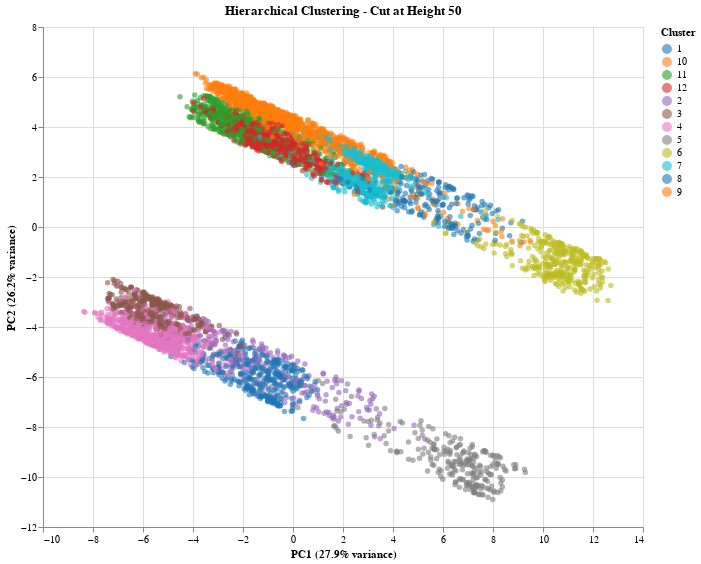

Source (notebook cell):
### Markdown cell above
### **Step 4: Visualize with PCA**

### Code cell
# Visualize the clusters in PCA space
plot_df_height_50 = X_pca_df.copy()
plot_df_height_50['cluster'] = clusters_at_height_50.astype(str)

chart_height_50 = alt.Chart(plot_df_height_50).mark_circle(size=30, opacity=0.6).encode(
    x=alt.X('PC1:Q', title=f'PC1 ({variance_explained[0]:.1%} variance)'),
    y=alt.Y('PC2:Q', title=f'PC2 ({variance_explained[1]:.1%} variance)'),
    color=alt.Color('cluster:N', title='Cluster', scale=alt.Scale(scheme='category10')),
    tooltip=['PC1', 'PC2', 'cluster']
).properties(
    title='Hierarchical Clustering - Cut at Height 50',
    width=600,
    height=500
)

chart_height_50

### Figure 1 — Vega-Lite specification as saved in the notebook (floating-point values rounded to 4 significant figures; data arrays with more than 128 entries replaced by an {"elided": "..."} marker saying what was removed)
{"config": {"view": {"continuousWidth": 300, "continuousHeight": 300}}, "data": {"name": "data-8623c35a7f7cedc47ec435d99e8246fe"}, "mark": {"type": "circle", "opacity": 0.6, "size": 30}, "encoding": {"color": {"field": "cluster", "scale": {"scheme": "category10"}, "title": "Cluster", "type": "nominal"}, "tooltip": [{"field": "PC1", "type": "quantitative"}, {"field": "PC2", "type": "quantitative"}, {"field": "cluster", "type": "nominal"}], "x": {"field": "PC1", "title": "PC1 (27.9% variance)", "type": "quantitative"}, "y": {"field": "PC2", "title": "PC2 (26.2% variance)", "type": "quantitative"}}, "height": 500, "title": "Hierarchical Clustering - Cut at Height 50", "width": 600, "$schema": "https://vega.github.io/schema/vega-lite/v5.20.1.json", "datasets": {"data-8623c35a7f7cedc47ec435d99e8246fe": {"elided": "5235 records"}}}
